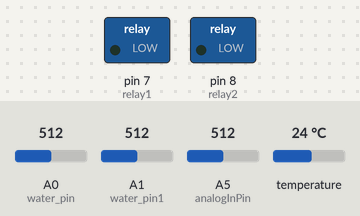
Bench run of a sketch on a simulated Arduino Uno, built with avr-gcc and run on an emulated ATmega328P. Shown: switched loads named in the sketch (green lamp = pin HIGH). The inputs (shaded band) are chosen by the test bench; at power-on: A0 (water_pin) = 512, A1 (water_pin1) = 512, A5 (analogInPin) = 512, temperature 24 °C.

Above: at 0.1 s.
At 0.7 s:
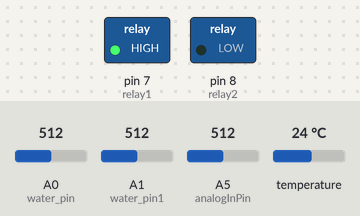
At 20.7 s:
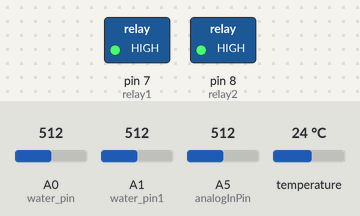
Timing chart, 0 to 22.2 s (numbered marks = the images above):
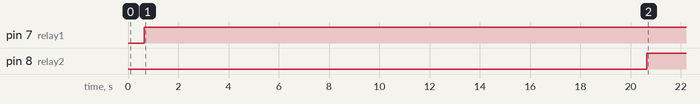

The sketch:

fish.ino
```cpp
#include <SoftwareSerial.h>
#include <OneWire.h>

#define BT_RXD 12
#define BT_TXD 11
SoftwareSerial bluetooth(BT_RXD, BT_TXD);

 //온도센서를 2번 핀으로 연결
int DS18S20_Pin = 2;

//2번 핀과 연결되 OneWire 객체 생성
OneWire ds(DS18S20_Pin);

float calibration = 0.00; //change this value to calibrate

//PH센서 (검은색)
const int analogInPin = A5;

// 수위센서
int water_pin = A0;         //(기존_갈색)
int water_pin1 = A1;        // (새로운_흰색)
int sensorValue = 0;

//릴레이 모듈
int relay1 = 7; // 새로운(파란색)
int relay2 = 8; // 기존(빨간색)

unsigned long int avgValue;
float b;
int buf[10],temp;

void setup(){
  Serial.begin(9600);
  bluetooth.begin(9600);
  pinMode(relay1, OUTPUT); // 7 펌프
  pinMode(relay2, OUTPUT); // 8 솔밸브
}

void loop(){
   //온도 측정 후 변수에 저장
   float temperature = getTemp();
   delay(500);

   for(int i=0;i<10;i++)
 {
  buf[i]=analogRead(analogInPin);
  delay(10);
 }
 for(int i=0;i<9;i++)
 {
  for(int j=i+1;j<10;j++)
  {
   if(buf[i]>buf[j])
   {
    temp=buf[i];
    buf[i]=buf[j];
    buf[j]=temp;
   }
  }
 }
 avgValue=0;
 for(int i=2;i<8;i++)
 avgValue+=buf[i];
 float pHVol=(float)avgValue*5.0/1024/6;
 float phValue = -5.70 * pHVol + 21.34;

 //수위센서
 int val = analogRead(A0);
 int valone = analogRead(A1);

// ph값
bluetooth.print(phValue);
bluetooth.print("/");
// 수온
bluetooth.print(temperature);
bluetooth.print("/");


  if(val > 300 && valone > 300) {
      bluetooth.print("\n");
      digitalWrite(relay1, HIGH); //펌프
      delay(20000);
      digitalWrite(relay2, HIGH); //솔밸브
      delay(1000);
       if(phValue >= 7.0){
          delay(1000);
          }
    }
    else{
      if(phValue >= 7.0){
          digitalWrite(relay1, HIGH); //펌프
          digitalWrite(relay2, LOW);  //솔밸브
     }
     if(phValue <= 6.9){
        digitalWrite(relay1, HIGH); //펌프
        digitalWrite(relay2, HIGH); //솔밸브
        delay(1000);
      }
   }
     if (bluetooth.available() > 0) {
    char num = char(bluetooth.read());
      if (num == '1'){
          digitalWrite(relay1, HIGH); //펌프
          delay(1000);
        }
        else if (num == '2'){
          digitalWrite(relay1, LOW); //펌프
          delay(1000);
        }
        else if (num == '3'){
          digitalWrite(relay2, HIGH); //솔밸브
          delay(1000);
        }
        else if (num == '4'){
          digitalWrite(relay2, LOW); //솔밸브
          delay(1000);
        }
   }

}

float getTemp(){                                   //온도 측정 후 반환하는 함수
 byte data[12];
 byte addr[8];
 if ( !ds.search(addr)) {
   ds.reset_search();
   return -1000;
 }
 if ( OneWire::crc8( addr, 7) != addr[7]) {
   Serial.println("CRC is not valid!");
   return -1000;
 }
 if ( addr[0] != 0x10 && addr[0] != 0x28) {
   Serial.print("Device is not recognized");
   return -1000;
 }
 ds.reset();
 ds.select(addr);
 ds.write(0x44,1);
 byte present = ds.reset();
 ds.select(addr);
 ds.write(0xBE);

 for (int i = 0; i < 9; i++) {
  data[i] = ds.read();
 }

 ds.reset_search();
 byte MSB = data[1];
 byte LSB = data[0];
 float tempRead = ((MSB << 8) | LSB);
 float TemperatureSum = tempRead / 16;
 return TemperatureSum;
}
```

Measured:
- by itself, pin 7 (relay1): LOW → HIGH at 0.64 s
- by itself, pin 8 (relay2): LOW → HIGH at 20.6 s
